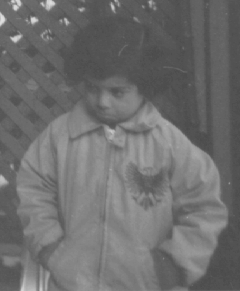
#> input picture 11/pout.tif, 240 x 291 px
$ python histEq.py
#> lines starting #> are read from the running program, lines starting #| are printed output that depends on the picture
# -*- coding: utf-8 -*-
#####################################################################
#
#   histEq.py
#   written by: Anca Stefanoiu
#               Chair for Computer Aided Medical Procedures
#               & Augmented Reality
#               Technische Universität München
#               12-01-2018
#
#####################################################################
import numpy as np
from PIL import Image
import matplotlib.pyplot as plt


# this function computes the normalized histogram
# provided an input image and the desired number of bins
def compute_histogram(img, nbins):
    image_size = img.shape
    hist = np.zeros(nbins)

    for i in range(image_size[0]):
        for j in range(image_size[1]):
            hist[int(img[i][j])] = hist[int(img[i][j])] + 1

    hist = hist / (imageSize[0] * imageSize[1])  # normalize histogram
    # print hist
    return hist


# this function applies histogram equalization
# the returned image is contrast enhanced
def apply_transformation(image, imageSize, maxInt, p):
    image_adjusted = np.zeros([imageSize[0], imageSize[1]])
    for i in range(imageSize[0]):
        for j in range(imageSize[1]):
            image_adjusted[i][j] = (maxInt-1) * sum(p[0:int(image[i][j]+1)])
    return image_adjusted


# load image
image = np.array(Image.open("pout.tif"))
#> image is the input picture: shape (291, 240); min 74, max 224, mean 110.3
imageSize = image.shape
#> imageSize = (291, 240)

# intensity range
minInt = 0
maxInt = 255
nBins = maxInt + 1  # number of histogram bins

# build histogram
p = compute_histogram(image, nBins)
#> after the loop in compute_histogram, `for i in range(image_size[0]):`: hist = 256 values, max 3628 at index 82, min 0 at index 0, mean 272.8
#> in compute_histogram, `hist = hist / (imageSize[0] * imageSize[1])`: hist = 256 values, max 0.0519 at index 82, min 0 at index 0, mean 0.00391
#> p has the same summary as hist in compute_histogram

# histogram equalizatiopAfterEq = pAfterEq*nBinsn
imageEq = apply_transformation(image, imageSize, maxInt, p)
#> after the loop in apply_transformation, `for i in range(imageSize[0]):`:
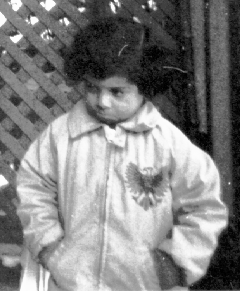
#> image_adjusted: shape (291, 240) float64; min 0.00727, max 254, mean 129.9

# histogram after equalization
pAfterEq = compute_histogram(imageEq, nBins)
#> pAfterEq = 256 values, max 0.0519 at index 24, min 0 at index 2, mean 0.00391

# Apply the transformation again. There is no change in the histogram or the image
# Because the image intensities are already distributed according to the CDF.
# Recalculating the histogram will result in the same CDF and hence the same intensity for
# Each pixel.

imageEq2 = apply_transformation(imageEq, imageSize, maxInt , pAfterEq)

pAfterEq2 = compute_histogram(imageEq2, nBins)
#> pAfterEq2 has the same summary as pAfterEq

# show results
plt.figure()

plt.subplot(2, 3, 1)
plt.imshow(image, cmap='gray')
plt.title('original image')

plt.subplot(2, 3, 2)
plt.imshow(imageEq, cmap='gray')
plt.title('image after equalization')

plt.subplot(2, 3, 3)
plt.imshow(imageEq2, cmap='gray')
plt.title('image after equalization2')


plt.subplot(2, 3, 4)
bins = np.linspace(0, nBins, nBins)
plt.bar(bins, p, align='center', width=1)
plt.title('original histogram [normalized]')

plt.subplot(2, 3, 5)
plt.bar(bins, pAfterEq, align='center', width=1)
plt.title('histogram after eq [normalized]')

plt.subplot(2, 3, 6)
plt.bar(bins, pAfterEq2, align='center', width=1)
plt.title('histogram after eq [normalized]2')


plt.show()
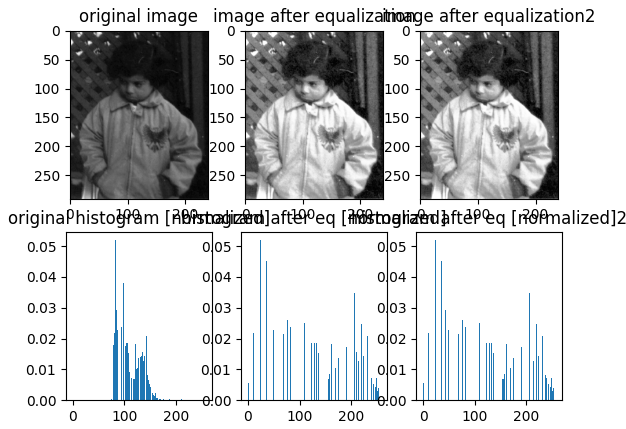
#> figure drawn by matplotlib, 6 panels; panel 4: tallest bar 0.0519 high, from x = 81.82 to 82.82; panel 5: tallest bar 0.0519 high, from x = 23.59 to 24.59; panel 6: tallest bar 0.0519 high, from x = 23.59 to 24.59
